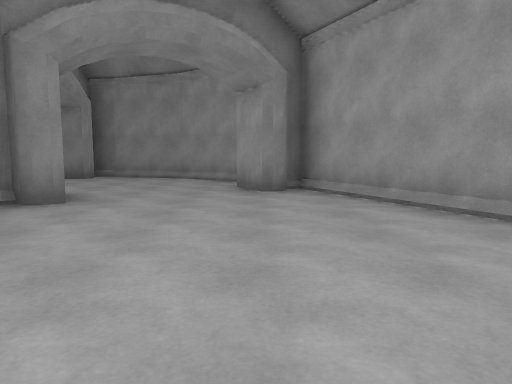
[1] (above)

18 first-person views from a walk through a 3-D level made in the Unity game engine. The camera is 1.3 m above the floor, tilts 6° down and sees 70° across. The floor is counted in squares, 2 m on a side. Each view is taken from the middle of a square. On the plan, view 1 faces up. The plan holds only what a view shows up to about 11 squares ahead; the rest is blank. The place goes on beyond the plan. The player character is not drawn.

[2]
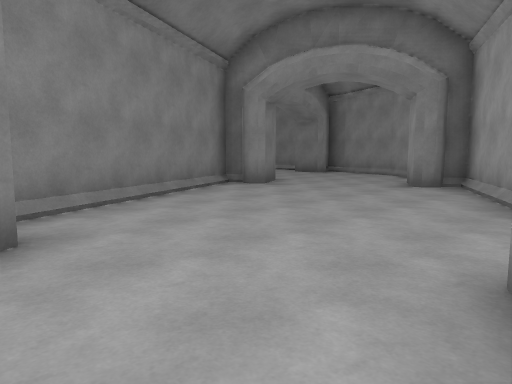

[3]
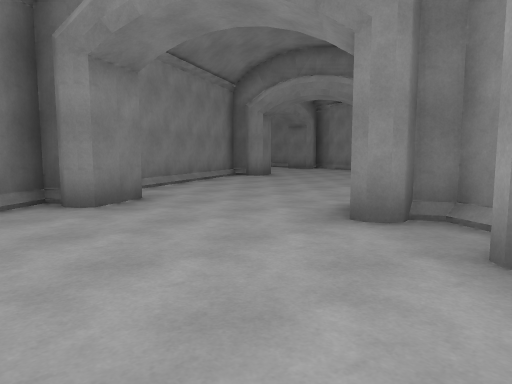

[4]
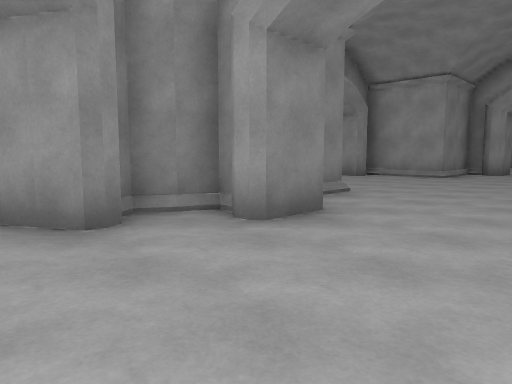

[5]
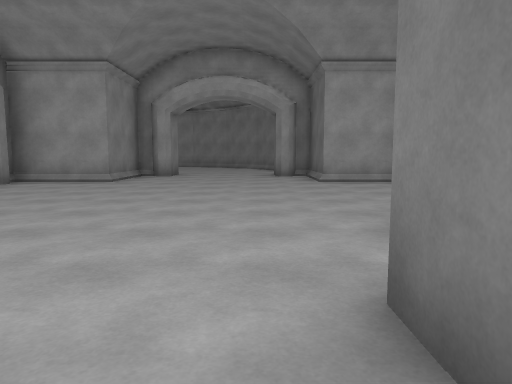

[6]
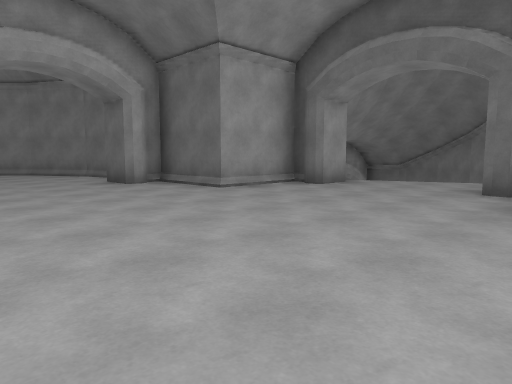

[7]
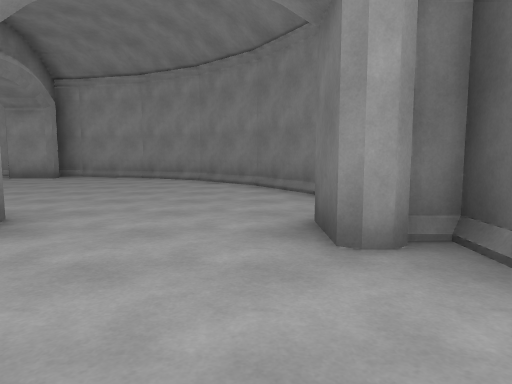

[8]
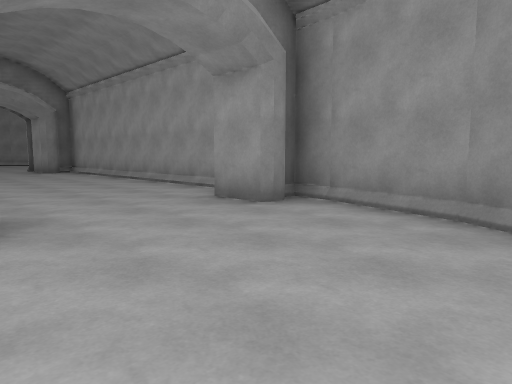

[9]
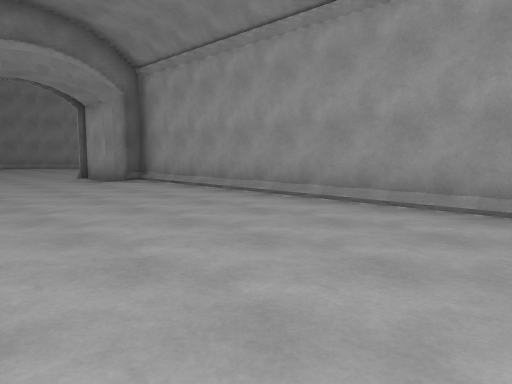

[10]
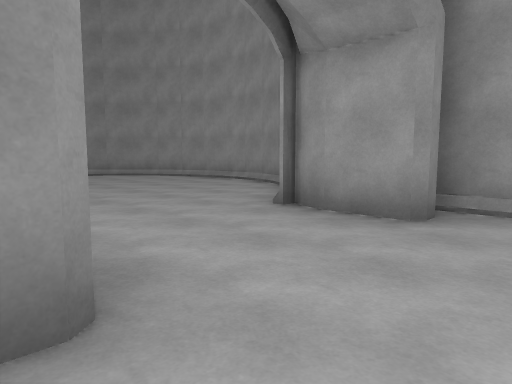

[11]
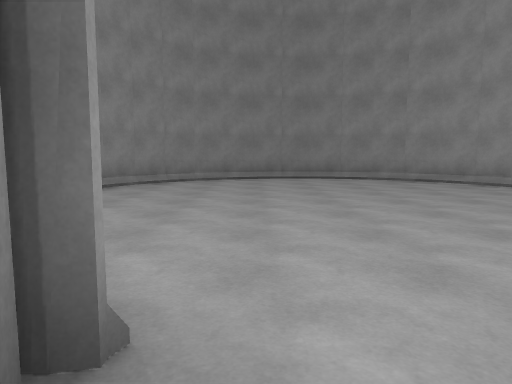

[12]
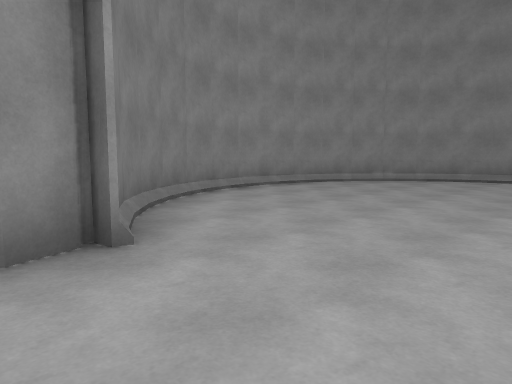

[13]
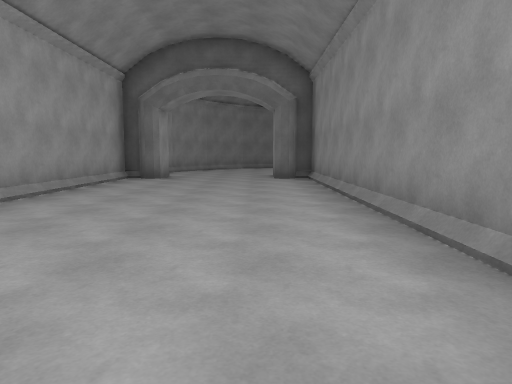

[14]
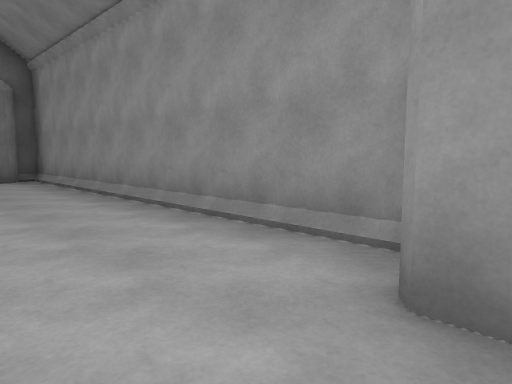

[15]
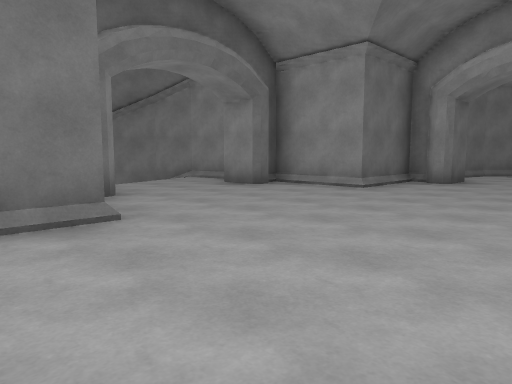

[16]
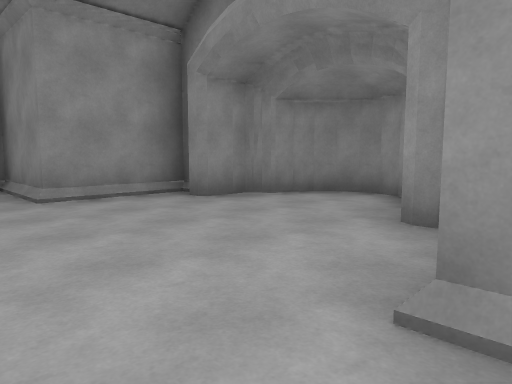

[17]
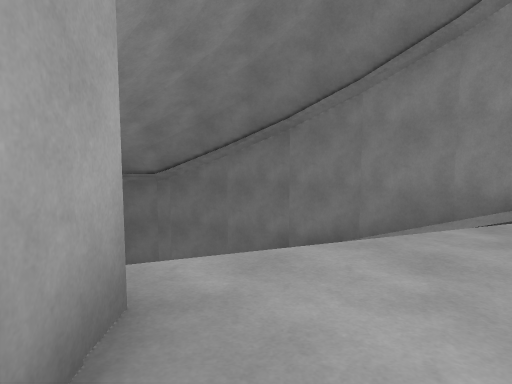

[18]
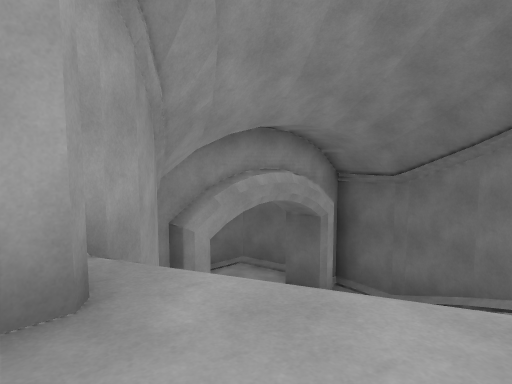

### Floor plan
Key: @ floor where view 1 was taken; # wall or solid block; . main floor; - floor 5 m lower than the main floor; / step, stairs or slope.
Columns run from 4 left of view 1 to 25 right of it. Each row starts with its distance up from view 1.
 23                       #####
 22                     ###....##
 21                     #.......#
 20                    ##.......##
 19                    #.........#
 18                    #.........#
 17                    #.........#
 16                     #.......#
 15                     ##.....
 14                      ##...#
 13                      ##...##
 12                      #.....#
 11                      #.....#
 10 ####                 #.....#
  9 ...##                #.....#
  8 ....#                #.....#
  7 ....###              #.....#
  6  .....#              #.....#
  5 ##....##     ###     #.....#
  4 #......#    ##.      #.....#
  3  #.....    ##...##   ##...##
  2  #......   #.....#    .....#
  1   #....#####.....### ......#
  0   #.@....#.........#......#
 -1    ##.....................#
 -2     #....................##
 -3     ##..................##
 -4      ###.#.........#..###
 -5          ###.....######
 -6            #.....#
 -7            ##...##
 -8             ..../##
 -9             #.// /#
-10             #
-11             #/
-12              #/
-13              ##/    -//
-14                ##/-#-/##
-15                  #####

Positions as (right, up) in squares from view 1, and headings:
1: (0, 0), facing up
2: (3, -1), facing up-left
3: (5, -3), facing up-left
4: (2, -3), facing up-right
5: (4, -3), facing right
6: (7, 0), facing down-right
7: (12, -3), facing right
8: (18, -1), facing up-right
9: (18, 4), facing up-right
10: (18, 11), facing up-right
11: (19, 13), facing up
12: (21, 13), facing up-left
13: (19, 13), facing down
14: (20, 13), facing down-left
15: (14, -1), facing down-left
16: (13, -1), facing up-left
17: (11, -6), facing down
18: (10, -7), facing down-right
